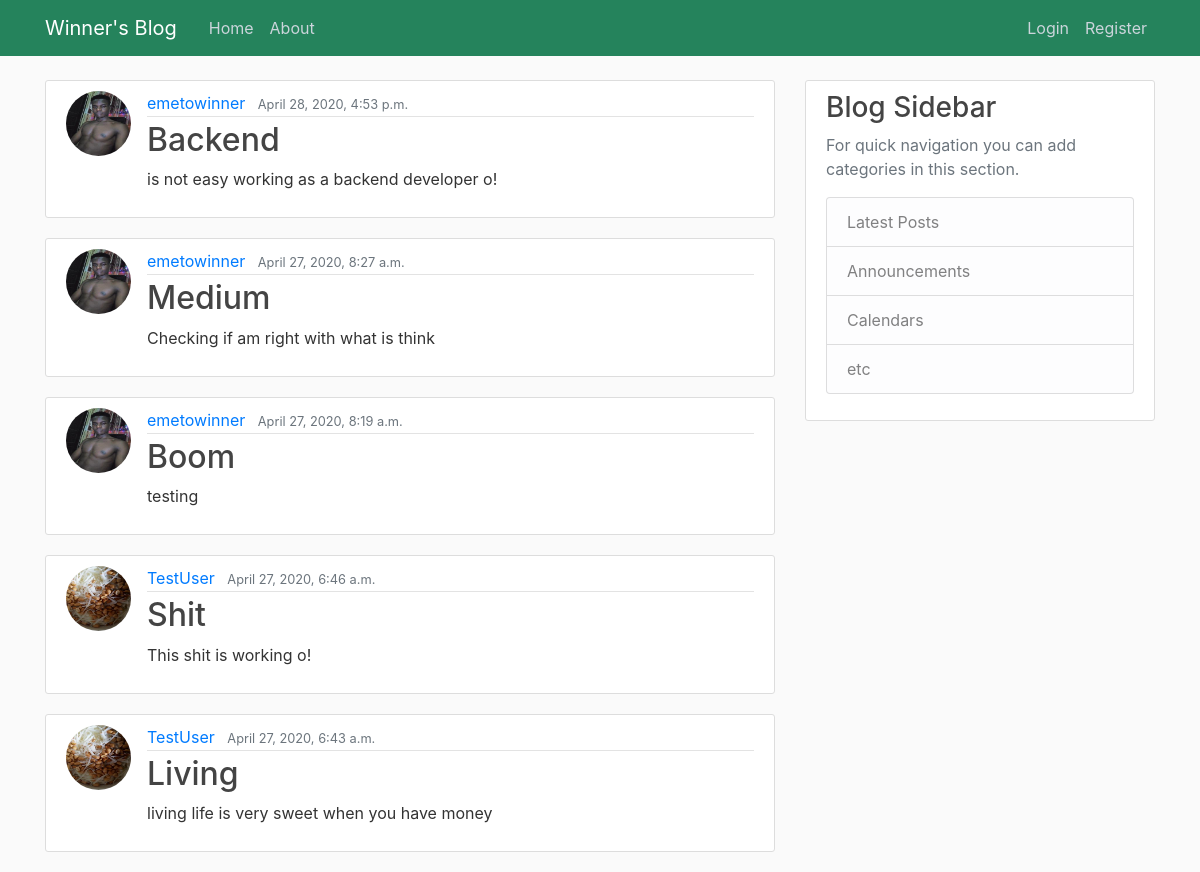
/, run on an earlier commit of the app's database.
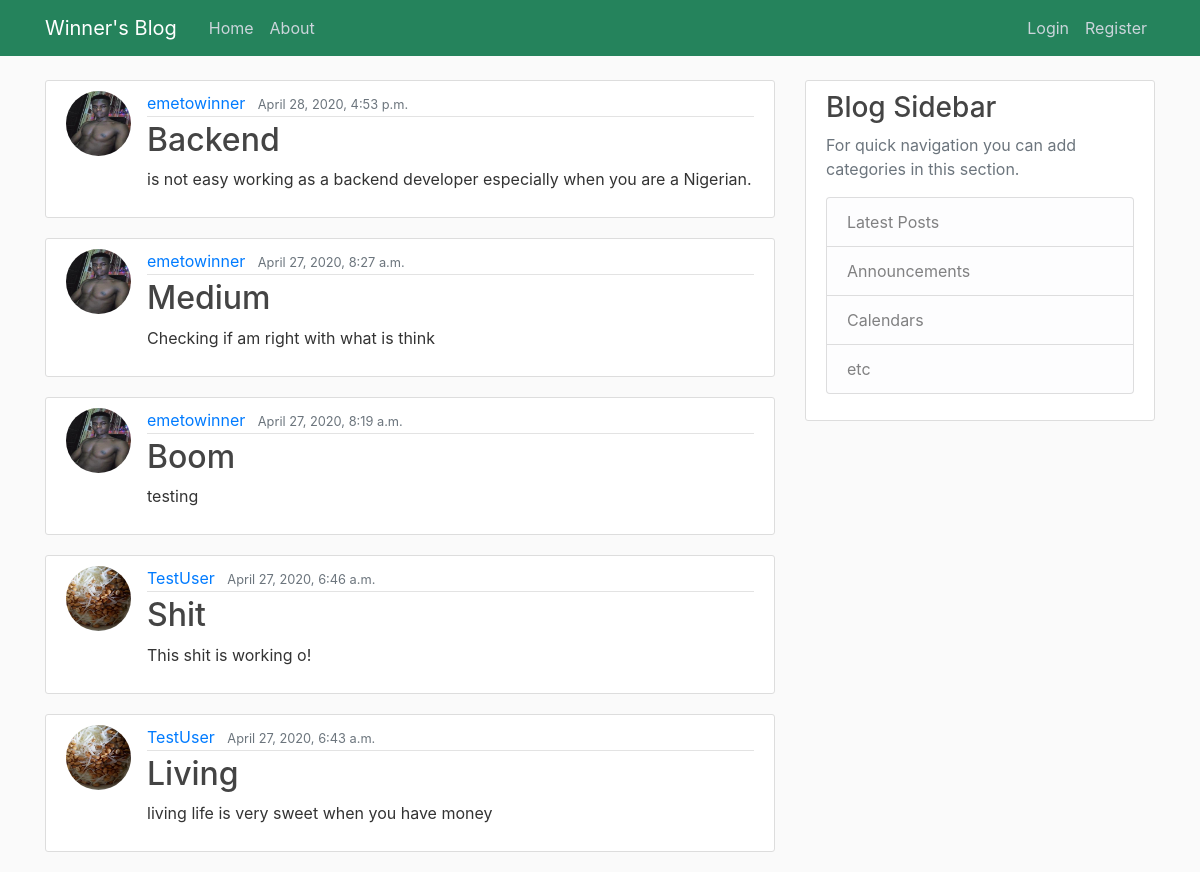
And on a later commit of the database.
### home/models.py (models this page shows, shortened)
class Post(models.Model):
    title = models.CharField(max_length=100)
    content = models.TextField()
    date_posted = models.DateTimeField(default=timezone.now)
    author = models.ForeignKey(User,on_delete=models.CASCADE)

### users/models.py (models this page shows, shortened)
class Profile(models.Model):
    age = models.IntegerField(blank=True, null=True)
    country = models.CharField(blank=True, max_length=100)
    state = models.CharField(blank=True, max_length=100)
    city = models.CharField(blank=True, max_length=100)
    address = models.CharField(blank=True, max_length=200)
    phone = models.CharField(blank=True, max_length=100)
    image = models.ImageField(default='default.jpg',upload_to='profile_pics')
    user = models.OneToOneField(User,on_delete=models.CASCADE)

### home/views.py (the view)
# urls.py: path('', PostListView.as_view(),name='home'),
class PostListView(ListView):
    model = Post
    template_name = 'home/blog.html'
    context_object_name = 'posts'
    ordering = ['-date_posted']
    paginate_by = 5

### home/templates/home/blog.html (shortened to what this page needs)
{% extends "home/base.html" %}
{% block content %}
{% for post in posts %}
<article class="media content-section">
    <img class="rounded-circle article-img" src="{{ post.author.profile.image.url }}">
    <div class="media-body">
        <div class="article-metadata">
            <a class="mr-2" href="{% url 'user-post' post.author.username %}">{{ post.author }}</a>
            <small class="text-muted">{{ post.date_posted }}</small>
        </div>
        <h2><a class="article-title" href="{% url 'post-details' post.pk %}">{{ post.title }}</a></h2>
        <p class="article-content">{{ post.content }}</p>
    </div>
</article>
{% endfor %}
{% endblock content %}

What changed in the data, as far as the page shows it:
changed Post "Backend": content "is not easy working as a backend developer o!" → "is not easy working as a backend developer especially when you are a Nigerian."
